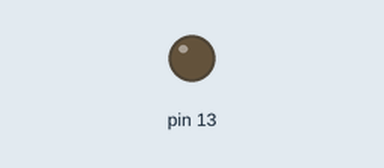
The sketch below on a simulated Arduino Uno, built with avr-gcc and run on an emulated ATmega328P. Shown: output pins drawn as LEDs (lit = HIGH).

Above: at 0.75 s.
At 10.4 s:
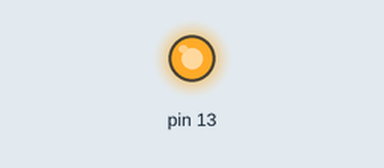
Timing chart, 0 to 10.7 s (numbered marks = the images above):
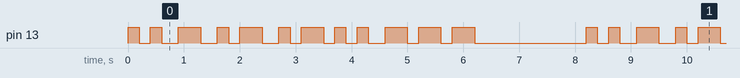

The sketch:

amazing_albar1.ino
```cpp
// C++ code
//
void setup()
{
  pinMode(13, OUTPUT);
}

void loop()
{
  digitalWrite(13, HIGH);
  delay(200);
  digitalWrite(13, LOW);
  delay(200);
  digitalWrite(13, HIGH);
  delay(200);
  digitalWrite(13, LOW);
  delay(300);// termina I
  digitalWrite(13, HIGH);
  delay(400);
  digitalWrite(13, LOW);
  delay(300);//termina T
  digitalWrite(13, HIGH);
  delay(200);
  digitalWrite(13, LOW);
  delay(200);
  digitalWrite(13, HIGH);
  delay(400);
  digitalWrite(13, LOW);
  delay(300);//termina A
  digitalWrite(13, HIGH);
  delay(200);
  digitalWrite(13, LOW);
  delay(200);
  digitalWrite(13, HIGH);
  delay(400);
  digitalWrite(13, LOW);
  delay(200);
  digitalWrite(13, HIGH);
  delay(200);
  digitalWrite(13, LOW);
  delay(200);
  digitalWrite(13, HIGH);
  delay(200);
  digitalWrite(13, LOW);
  delay(300);//termina L
  digitalWrite(13, HIGH);
  delay(400);
  digitalWrite(13, LOW);
  delay(200);
  digitalWrite(13, HIGH);
  delay(400);
  digitalWrite(13, LOW);
  delay(200);
  digitalWrite(13, HIGH);
  delay(400);
  digitalWrite(13, LOW);
  delay(2000);//termina O

}
```

Measured:
- by itself, pin 13: moves between LOW and HIGH, repeating every 8.2 s
- by itself, everything shown: repeats every 8.2 s, in 24 steps
